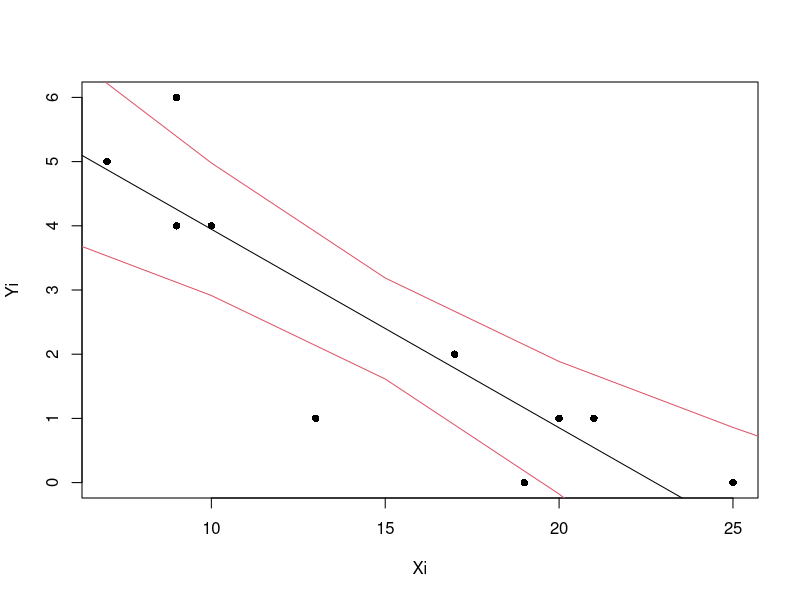

R code for this plot:
Xi<-c(7,9,9,10,13,17,19,20,21,25)
Yi=c(5,4,6,4,1,2,0,1,1,0)
###Q1
droite4<-lm(Yi~Xi)
coef(droite4)
###Q2
predict(droite4,interval = "confidence", level = 0.99)

###Q3
#E(Yi|X=10)
predict(droite4, list(Xi=10))
#Var(Yi|X=10)

###Q4
sum_Yi = sum(Yi)
sum_Y_chapeau = sum(fitted(droite4))


###Q5
EX4<-data.frame(Xi,Yi)
t.test(EX4)

###Q6

reg <- lm(Yi ~ Xi)
new <- data.frame(Xi = seq(0, 30, 5))
pred.w.clim <- predict(reg, new, interval="confidence", level = 0.95)

resc <- cbind(pred.w.clim, new)
plot(Yi ~ Xi, pch=16)

lines(resc$fit ~ resc$X)
lines(resc$lwr ~ resc$X, col=2)
lines(resc$upr ~ resc$X, col=2)

